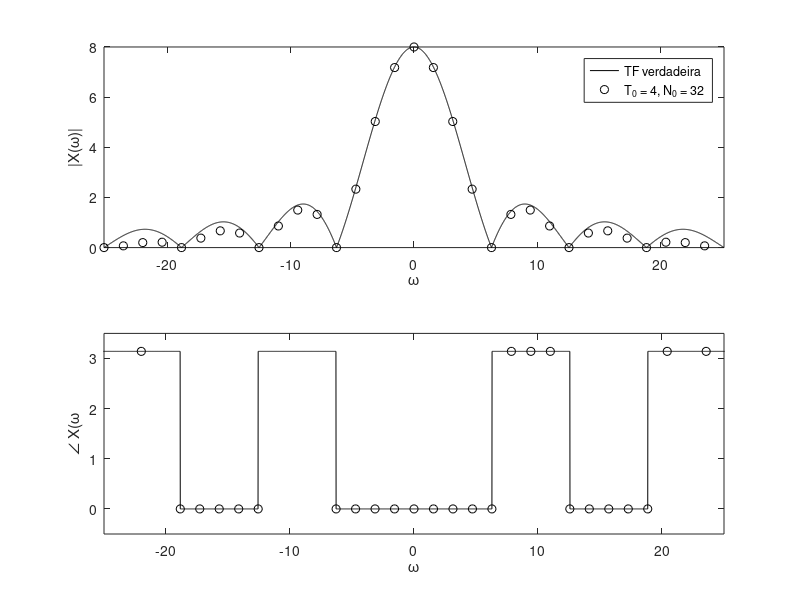

The MATLAB script that drew this image:
T_0 = 4; N_0 = 32; T = T_0/N_0;
x_n = [ones(1,4) 0.5 zeros(1,23) 0.5 ones(1,3)]';
X_r = fft(x_n); r = [-N_0/2:N_0/2-1]'; omega_r = r*2*pi/T_0;

omega = linspace(-pi/T,pi/T,4097); X = 8*sinc(omega/(2*pi));

figure(1); subplot(2,1,1);
plot(omega,abs(X),'k',omega_r,fftshift(abs(X_r)),'ko');
xlabel('\omega'); ylabel('|X(\omega)|'); axis tight
legend('TF verdadeira',['T_0 = ',num2str(T_0),...
       ', N_0 = ',num2str(N_0)]);

subplot(2,1,2);
plot(omega,angle(X),'k',omega_r,fftshift(angle(X_r)),'ko');
xlabel('\omega'); ylabel('\angle X(\omega'); axis([-25 25 -.5 3.5]);
